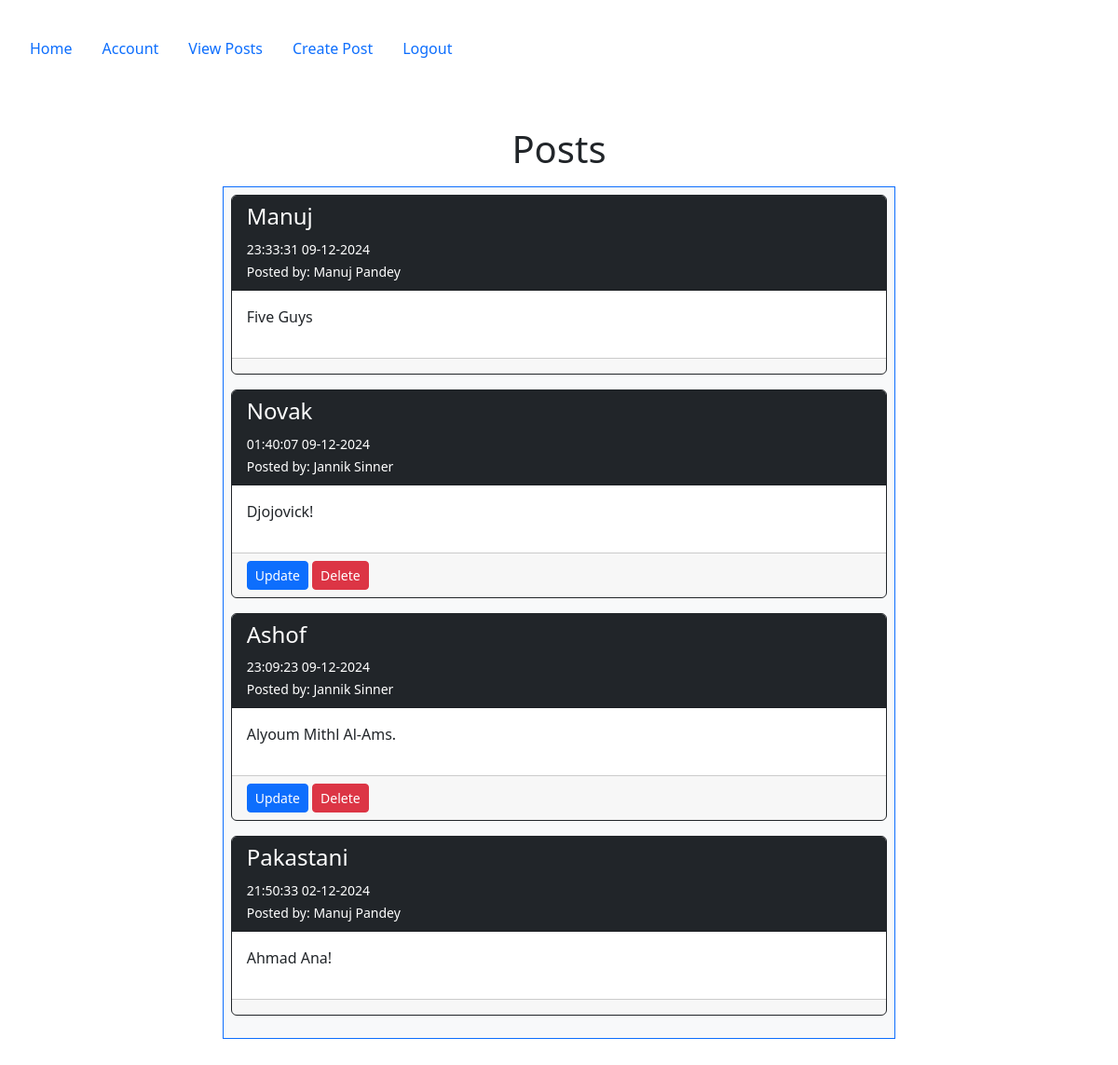
Screenshot of /posts (signed in) with the database file from the repository.
### config.py (models this page shows, shortened)
class Post(db.Model):
   __tablename__ = 'posts'
   id = db.Column(db.Integer, primary_key=True)
   userid = db.Column(db.Integer, db.ForeignKey('users.id'), nullable=False)
   created = db.Column(db.DateTime, nullable=False, default=datetime.utcnow)
   title_encrypted = db.Column(db.LargeBinary, nullable=False)
   body_encrypted = db.Column(db.LargeBinary, nullable=False)
   user = db.relationship("User", back_populates="posts")
   @staticmethod
   def derive_key(salt):
       return base64.urlsafe_b64encode(salt.encode('utf-8').ljust(32)[:32])
   @staticmethod
   def decrypt(data, key):
       fernet = Fernet(key)
       return fernet.decrypt(data).decode('utf-8')

class User(db.Model, UserMixin):
    __tablename__ = 'users'
    id = db.Column(db.Integer, primary_key=True)
    email = db.Column(db.String(100), nullable=False, unique=True)
    password = db.Column(db.String(128), nullable=False)
    firstname = db.Column(db.String(100), nullable=False)
    lastname = db.Column(db.String(100), nullable=False)
    phone = db.Column(db.String(100), nullable=False)
    mfa_key = db.Column(db.String(32), nullable=False, default='')  # Store MFA key
    salt = db.Column(db.String(44), nullable=False,default=lambda: base64.urlsafe_b64encode(os.urandom(32)).decode('utf-8'))
    mfa_enabled = db.Column(db.Boolean, nullable=False, default=False)  # Track if MFA is enabled
    role = db.Column(db.String(50), nullable=False, default='end_user')
    posts = db.relationship("Post", order_by=Post.id, back_populates="user")
    log = db.relationship("Log", uselist=False, back_populates="user")
    is_deleted = db.Column(db.Boolean, nullable=False, default=False)

### posts/views.py (the view)
@posts_bp.route('/posts')
@login_required
def posts():
    if current_user.role in ['db_admin', 'sec_admin']:
        abort(403)
    all_posts = Post.query.order_by(desc('id')).all()
    decrypted_posts = []
    for post in all_posts:
        try:
            encryption_key = Post.derive_key(post.user.salt)
            decrypted_post = {
                "id": post.id,
                "title": Post.decrypt(post.title_encrypted, encryption_key),
                "body": Post.decrypt(post.body_encrypted, encryption_key),
                "created": post.created,
                "user": post.user,
                "userid": post.userid
            }
            decrypted_posts.append(decrypted_post)
        except Exception as e:
            print(f"Decryption failed for Post ID {post.id}: {str(e)}")
            flash(f"Unable to decrypt Post ID {post.id}.", "danger")
    return render_template('posts/posts.html', posts=decrypted_posts)

### app.py (called while the page is built, shortened)
@login_manager.user_loader
def load_user(user_id):
    return User.query.get(int(user_id))

@app.before_request
def restrict_access_and_waf_function_name():
    excluded_routes = ['firewall_error', 'static']
    if request.endpoint in excluded_routes:
        return  # Skip the check for these routes
    path = request.path
    query = request.query_string.decode("utf-8")
    combined_request_data = f"{path} {query}"
    print(f"Combined Request Data: {combined_request_data}")
    for attack_type, pattern in waf_rules.items():
        if pattern.search(combined_request_data):
            print(f"Detected Attack Type: {attack_type} | Data: {combined_request_data}")
            flash(f"Attack detected: {attack_type}", "danger")
            return redirect(url_for('firewall_error', attack_type=attack_type))

### templates/posts/posts.html (shortened to what this page needs)
{% extends "base.html" %}
{% block content %}
    <div class="container">
        <h1>Posts</h1>
        <div class="p-2 row">
            <div class="col-2"></div>
            <div class="col-8">
                <div class="p-2 bg-light border border-primary" style="text-align: left">
                    {% for post in posts %}
                        <div class="card border border-dark mb-3">
                            <div class="card-header bg-dark text-white">
                                <h4>{{ post.title }}</h4>
                                <small>{{ post.created.strftime('%H:%M:%S %d-%m-%Y') }}</small>
                                <br>
                                <small>
                                    Posted by: {{ post.user.firstname }} {{ post.user.lastname }}
                                </small>
                            </div>
                            <div class="card-body">
                                <p>{{ post.body }}</p>
                            </div>
                            <div class="card-footer">
                                {% if current_user.is_authenticated and post.userid == current_user.id %}
                                <a class="btn btn-primary btn-sm" href="{{ url_for('posts.update', id=post.id) }}">Update</a>
                                <a class="btn btn-danger btn-sm" href="{{ url_for('posts.delete', id=post.id) }}">Delete</a>
                                {% endif %}
                            </div>
                        </div>
                    {% else %}
                        <div class="alert alert-warning text-center">
                            <strong>No posts available. Be the first to create one!</strong>
                        </div>
                    {% endfor %}
                </div>
            </div>
            <div class="col-2"></div>
        </div>
    </div>
{% endblock %}

### rows the page displays
Post: created "23:33:31 09-12-2024"
User: user.firstname "Manuj" "Manuj", user.lastname "Pandey" "Pandey"
Post: created "01:40:07 09-12-2024"
User: user.firstname "Jannik" "Jannik", user.lastname "Sinner" "Sinner"
Post: created "23:09:23 09-12-2024"
Post: created "21:50:33 02-12-2024"

### other values shown
{{ post.title }} "Manuj" "Novak" "Ashof" "Pakastani"
{{ post.body }} "Five Guys" "Djojovick!" "Alyoum Mithl Al-Ams." "Ahmad Ana!"
